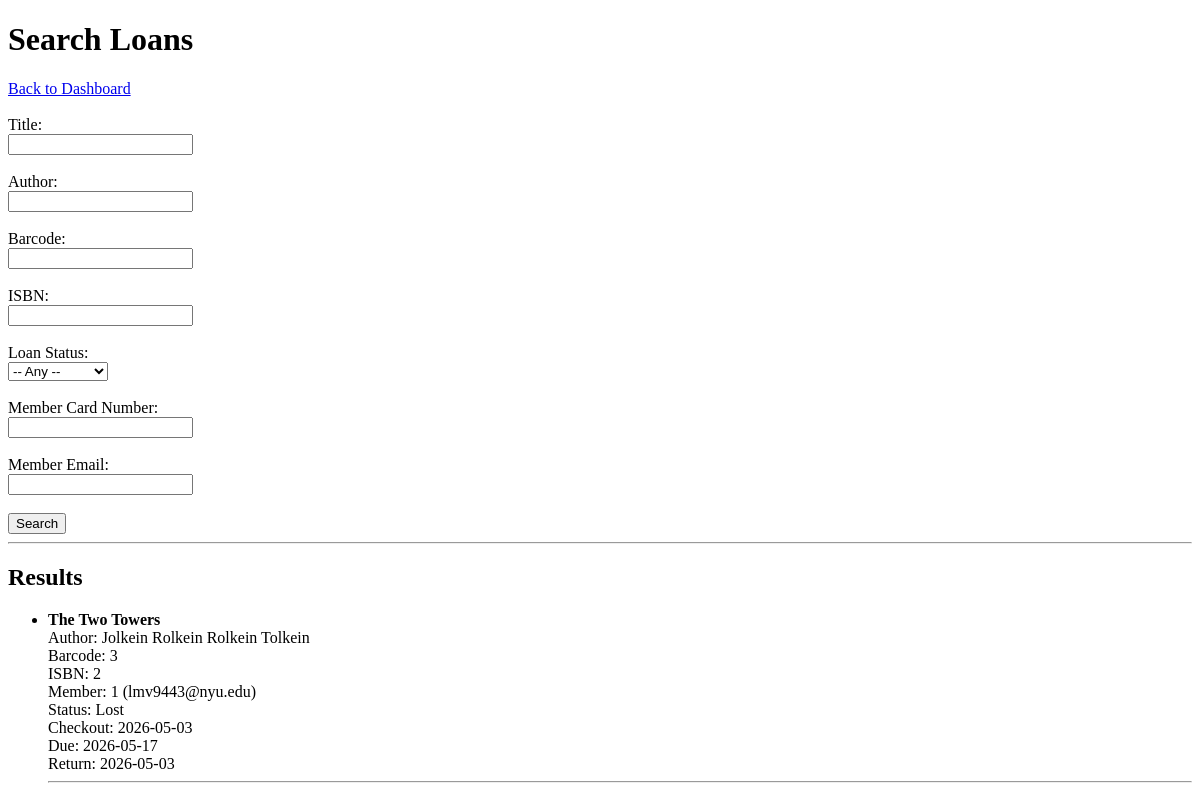
Page /loan_search on the earlier database version.
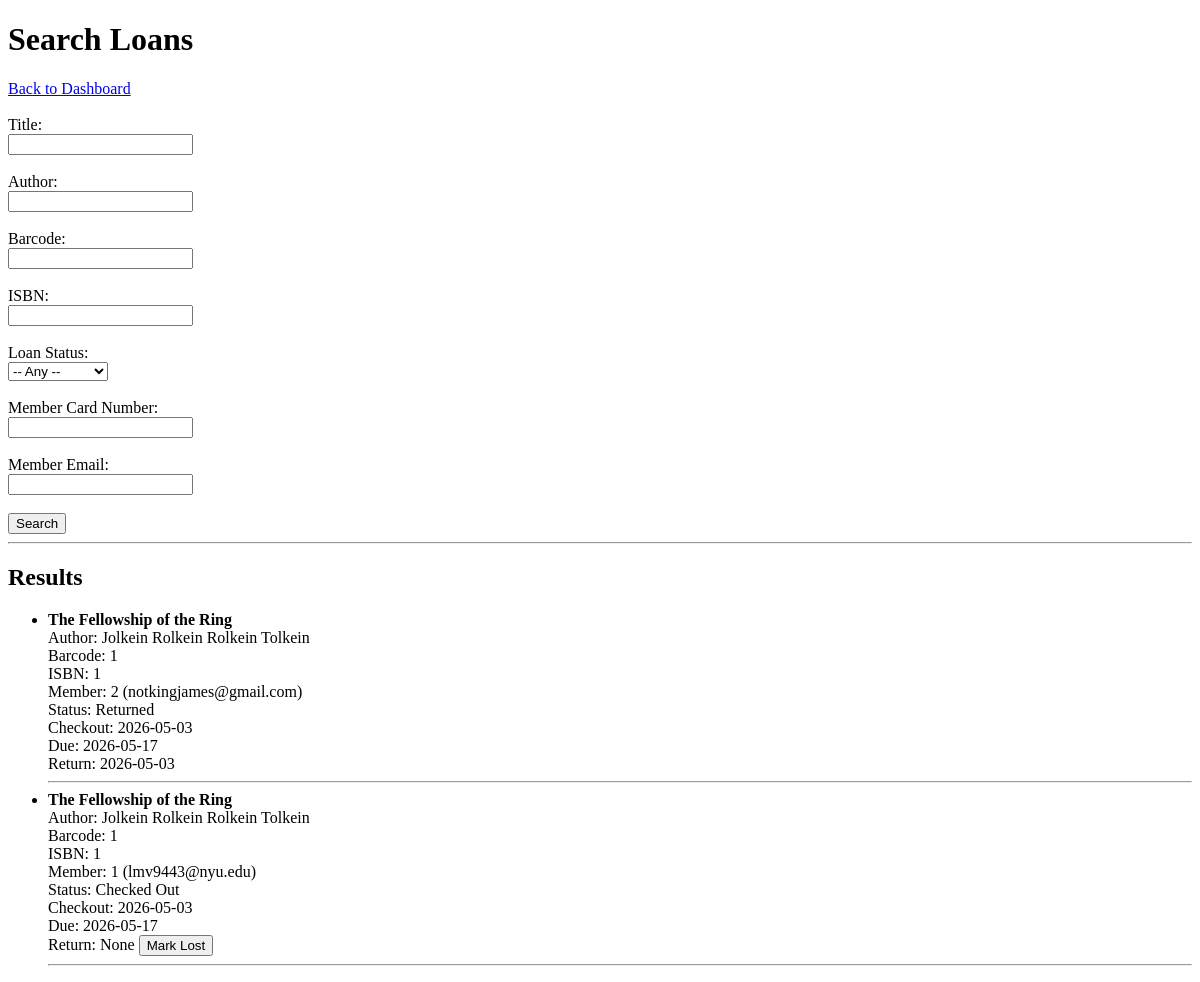
Same page on the later database version.
### tables this page shows
CREATE TABLE Loans (
            Loan_ID INTEGER PRIMARY KEY AUTOINCREMENT,
            Barcode INTEGER,
            Card_Number INTEGER,
            Checkout_Date TEXT,
            Due_Date TEXT,
            Return_Date TEXT,
            Status TEXT CHECK (Status IN ('Available', 'Checked Out', 'Overdue', 'Returned', 'Lost')),
            FOREIGN KEY (Barcode) REFERENCES Copies(Barcode),
            FOREIGN KEY (Card_Number) REFERENCES Members(Card_Number)
        );

CREATE TABLE Books (
            ISBN TEXT PRIMARY KEY,
            Title TEXT NOT NULL,
            Date_Pub TEXT,
            Publisher TEXT,
            Genre TEXT,
            Description TEXT
        );

CREATE TABLE Copies (
            Barcode INTEGER PRIMARY KEY AUTOINCREMENT,
            ISBN TEXT,
            Status TEXT CHECK (Status IN ('Available', 'Checked Out', 'Lost', 'Maintenance', 'On Hold')),
            Shelf TEXT,
            Language TEXT,
            Page_Count INTEGER,
            Date_Added TEXT,
            Checkouts INTEGER DEFAULT 0,
            FOREIGN KEY (ISBN) REFERENCES Books (ISBN)
        );

CREATE TABLE Members (
            Card_Number INTEGER PRIMARY KEY AUTOINCREMENT,
            First_Name TEXT NOT NULL,
            Last_Name TEXT NOT NULL,
            Email TEXT UNIQUE NOT NULL,
            Phone TEXT,
            Address TEXT,
            Membership_Date TEXT DEFAULT (DATE('now')),
            Active INTEGER DEFAULT 1 CHECK (Active IN (0,1))
        );

### app.py (the view, shortened to what this page needs)
@app.route('/loan_search', methods=['GET', 'POST'])
def loan_search():
    conn = get_db_connection()
    cur = conn.cursor()
    query = "SELECT * FROM LoanDetails WHERE 1=1"
    params = []
    loans = cur.execute(query, params).fetchall()
    conn.close()
    return render_template('loan_search.html', loans=loans)

### app.py (called while the page is built)
def get_db_connection():
    conn = sqlite3.connect('database.db')
    conn.row_factory = sqlite3.Row
    return conn

### templates/loan_search.html (shortened to what this page needs)
<!DOCTYPE html>
<html>
<head>
</head>
<body>
<h1>Search Loans</h1>
<a href="/librarian">Back to Dashboard</a><br><br>
<form method="POST">
    <label>Title:</label><br>
    <input type="text" name="title"><br><br>
    <label>Author:</label><br>
    <input type="text" name="author"><br><br>
    <label>Barcode:</label><br>
    <input type="text" name="barcode"><br><br>
    <label>ISBN:</label><br>
    <input type="text" name="isbn"><br><br>
    <label>Loan Status:</label><br>
    <select name="status">
        <option value="">-- Any --</option>
    </select><br><br>
    <label>Member Card Number:</label><br>
    <input type="text" name="card_number"><br><br>
    <label>Member Email:</label><br>
    <input type="text" name="email"><br><br>
    <button type="submit">Search</button>
</form>
<hr>
<h2>Results</h2>
{% if loans %}
    <ul>
        {% for loan in loans %}
            <li>
                <strong>{{ loan['Title'] }}</strong><br>
                Author: {{ loan['Author'] }}<br>
                Barcode: {{ loan['Barcode'] }}<br>
                ISBN: {{ loan['ISBN'] }}<br>
                Member: {{ loan['Card_Number'] }} ({{ loan['Email'] }})<br>
                Status: {{ loan['Loan_Status'] }}<br>
                Checkout: {{ loan['Checkout_Date'] }}<br>
                Due: {{ loan['Due_Date'] }}<br>
                Return: {{ loan['Return_Date'] }}
                {% if loan['Loan_Status'] in ['Checked Out', 'Overdue'] %}
                    <form action="/mark_lost/{{ loan['Loan_ID'] }}" method="POST" style="display:inline;">
                        <button type="submit">Mark Lost</button>
                    </form>
                {% endif %}
            </li>
            <hr>
        {% endfor %}
    </ul>
{% else %}
    <p>No results found.</p>
{% endif %}
</body>
</html>

Differences in the rows shown:
changed Loans: Title "The Two Towers" → "The Fellowship of the Ring"; Barcode "3" → "1"; ISBN "2" → "1"; Card_Number "1" → "2"; Email "lmv9443@nyu.edu" → "notkingjames@gmail.com"; Loan_Status "Lost" → "Returned"
added Loans: Title "The Fellowship of the Ring", Author "Jolkein Rolkein Rolkein Tolkein", Barcode "1", ISBN "1", Card_Number "1", Email "lmv9443@nyu.edu", Loan_Status "Checked Out", Checkout_Date "2026-05-03", Due_Date "2026-05-17", Return_Date "None"
